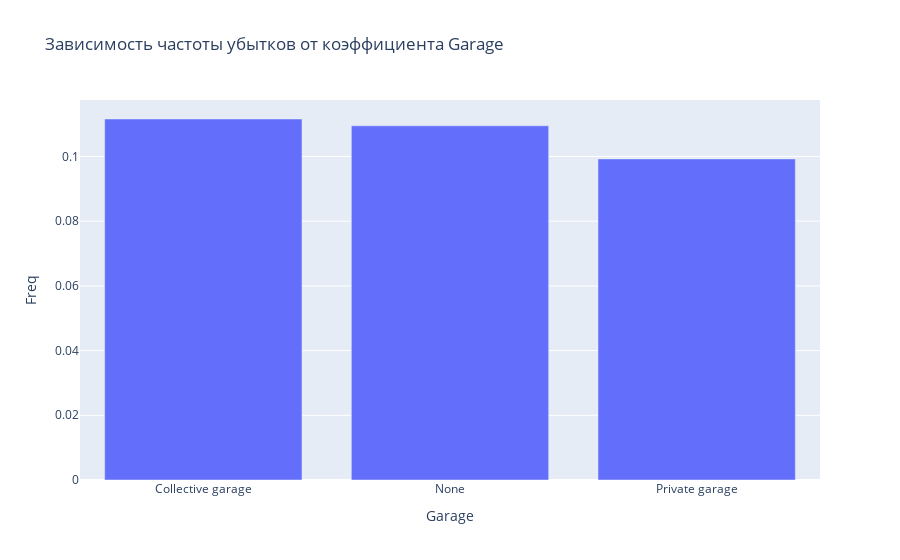

Notebook code cell kept with this figure:
### Code cell
param = 'Garage'
df_group_age = df[['Exposure', 'PolicyCount','ClaimAmount', 'ClaimCount', 'NoClaimCount']].groupby(df[param]).sum()
df_group_age = df_group_age.reset_index()
df_group_age['Freq'] = df_group_age.ClaimCount / df_group_age.Exposure
df_group_age['AvgClaim'] = df_group_age.ClaimAmount / df_group_age.ClaimCount

fig = px.bar(df_group_age, x=param, y='Freq', title=f'Зависимость частоты убытков от коэффициента {param}')

fig.show()

### Figure 1 — Plotly figure (JSON) as saved in the notebook; plotly's stock layout.template omitted (floating-point values rounded to 4 significant figures)
{"data": [{"alignmentgroup": "True", "hovertemplate": "Garage=%{x}<br>Freq=%{y}<extra></extra>", "legendgroup": "", "marker": {"color": "#636efa"}, "name": "", "offsetgroup": "", "orientation": "v", "showlegend": false, "textposition": "auto", "type": "bar", "x": ["Collective garage", "None", "Private garage"], "xaxis": "x", "y": [0.1116, 0.1095, 0.09924], "yaxis": "y"}], "layout": {"barmode": "relative", "legend": {"tracegroupgap": 0}, "title": {"text": "Зависимость частоты убытков от коэффициента Garage"}, "xaxis": {"anchor": "y", "domain": [0, 1], "title": {"text": "Garage"}}, "yaxis": {"anchor": "x", "domain": [0, 1], "title": {"text": "Freq"}}}}
